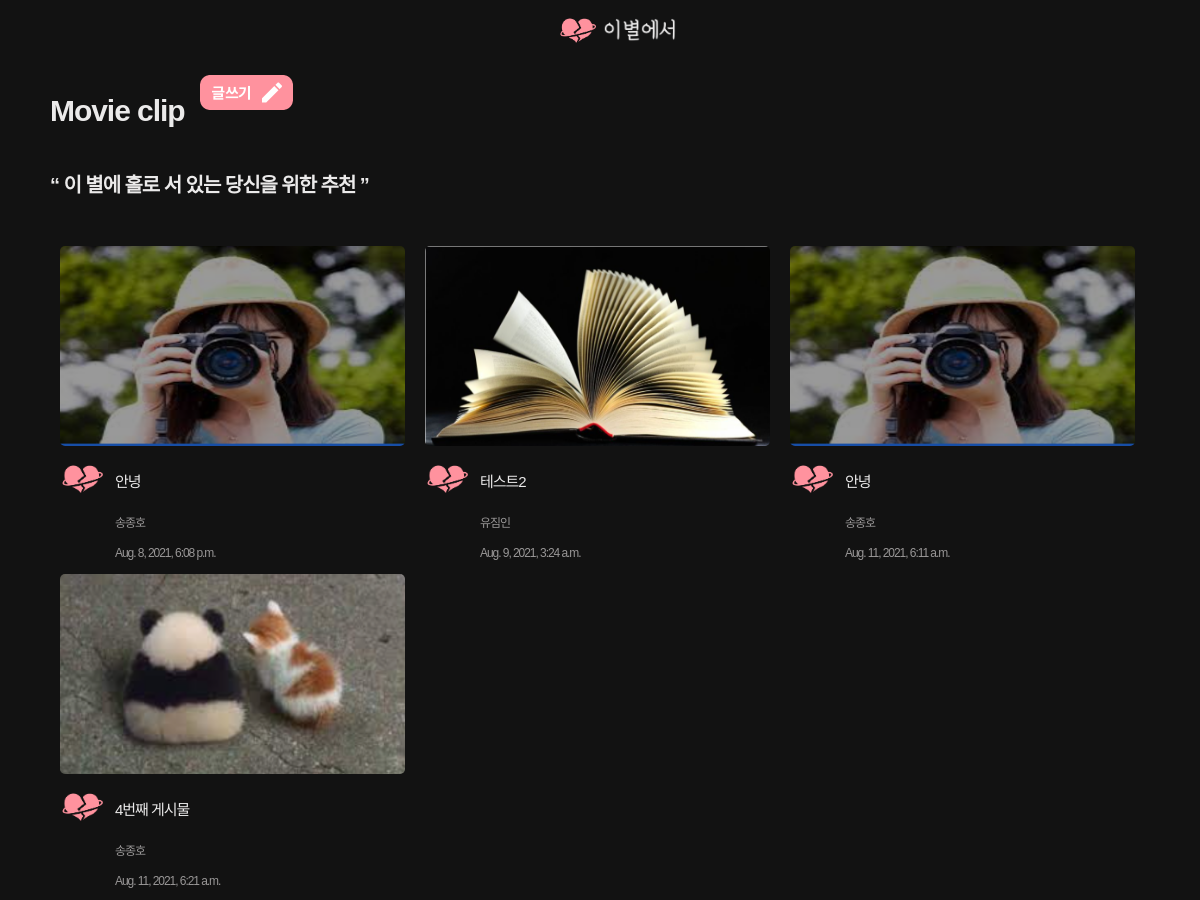
The app's page /videoApp/main/, older data.
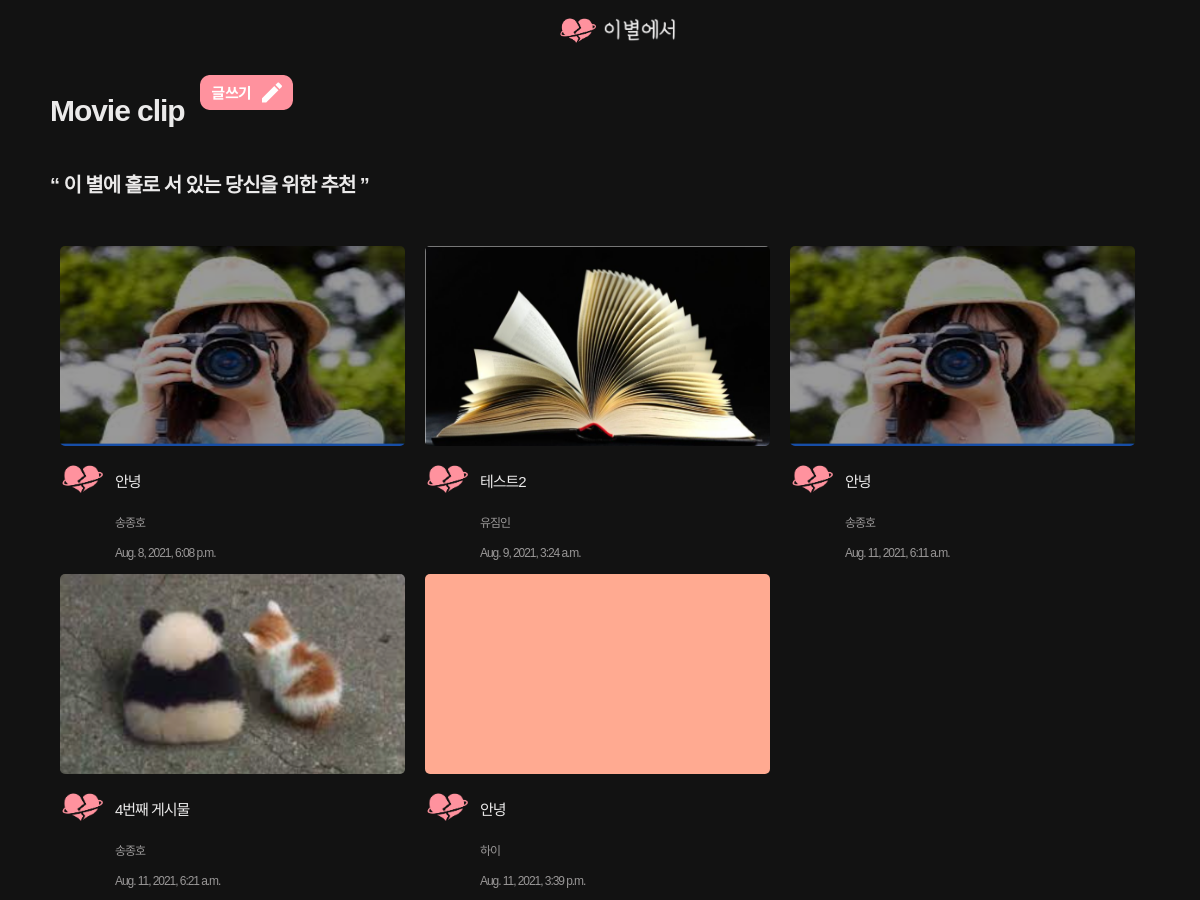
The same page, newer data.
### videoApp/models.py (models this page shows, shortened)
class Video(models.Model) :
    title = models.CharField(max_length=200)         # 영상 제목
    writer = models.CharField(max_length=100)        # 영상 작성자
    youtube = models.CharField(max_length=100)       # 유튜브 공유 속성 중 다른 값
    pub_date = models.DateTimeField()                # 게시물 올린 날짜
    body = models.TextField()   #게시물의 내용
    image = models.ImageField(upload_to = "videoApp/", blank=True, null=True)   # 유튜브 영상 이미지

### videoApp/views.py (the view)
# urls.py: path('main/',mainVideo, name = "mainVideo"),
def mainVideo(request):
    videos = Video.objects.all()
    return render(request,'main_video.html',{'videos' : videos})

### videoApp/templates/main_video.html (shortened to what this page needs)
{% extends 'base.html' %} {% block content %}
<!DOCTYPE html>
<html lang="en">
  <head>
    {% load static %}
    <link
      rel="stylesheet"
      href="https://cdn.jsdelivr.net/npm/reset-css@5.0.1/reset.min.css"
    />
    <link rel="stylesheet" href="{% static 'common.css' %}" />
    <link rel="stylesheet" href="{% static 'movieList.css' %}" />
  </head>
  <body>
    <div class="inner__content">
      <div class="pageInfo">
        <dic class="titleButtonBox">
          <h1>Movie clip</h1>
          <a href="{%url 'newVideo'%}">
            <img class="writeButton" src="{% static 'writeButton.png' %}" />
          </a>
        </dic>
        <h2>“ 이 별에 홀로 서 있는 당신을 위한 추천 ”</h2>
      </div>
      <div class="container2">
        {%for video in videos%}
        <a class="movieItemBox" href="{%url 'detailVideo' video.id %}">
          <img src="{{video.image.url}}" class="movieImage" />
          <div class="movieInfo">
            <img src="{% static 'fromFarewell.png' %}" class="writerImage" />
            <div class="movieItemBoxText">
              <p class="title">{{video.title}}</p>
              <p class="writer">{{video.writer}}</p>
              <p class="pubDate">{{video.pub_date}}</p>
            </div>
          </div>
        </a>
        {% endfor %}
      </div>
    </div>
  </body>
</html>
{% endblock %}

Row changes from the older to the newer data that the page shows:
added Video: image (picture), title "안녕", writer "하이", pub_date "Aug. 11, 2021, 3:39 p.m."
